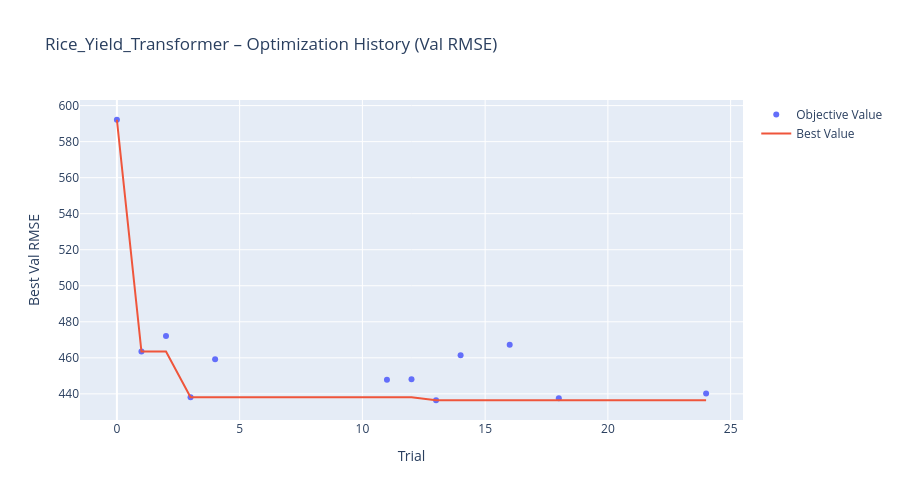
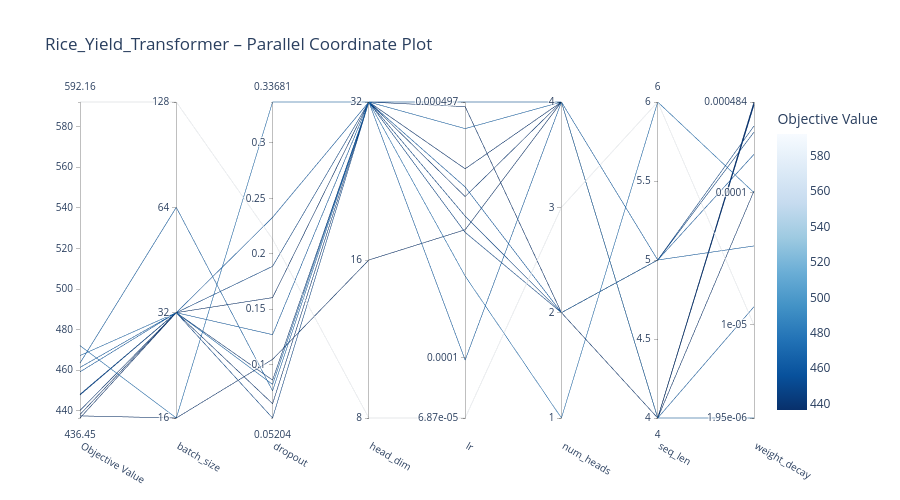
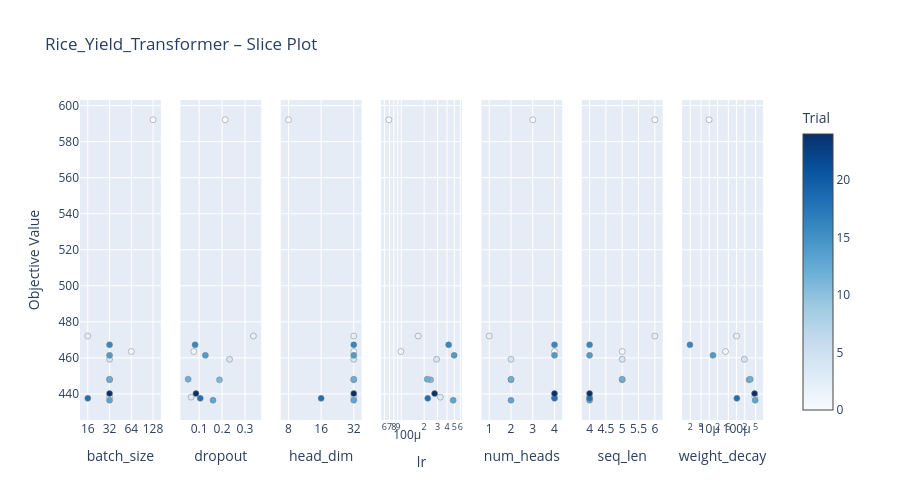
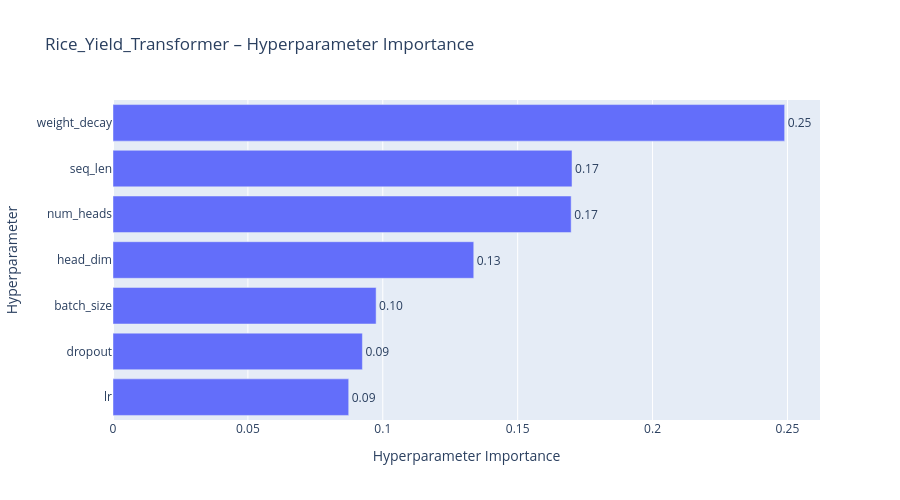

Notebook source saved alongside these figures, in order:
### Code cell
# Optuna Visualizations
name = f"{CHOSEN_CROP.capitalize()}_Yield_Transformer"

# 1. Optimization History
fig = plot_optimization_history(study)
fig.update_layout(
    title=f"{name} – Optimization History (Val RMSE)",
    xaxis_title="Trial",
    yaxis_title="Best Val RMSE",
    width=900,
    height=500,
)
fig.show()

# 2. Parallel Coordinate Plot
fig = plot_parallel_coordinate(study)
fig.update_layout(
    title=f"{name} – Parallel Coordinate Plot",
    width=900,
    height=500,
)
fig.show()

# 3. Slice Plot
fig = plot_slice(study)
fig.update_layout(
    title=f"{name} – Slice Plot",
    width=900,
    height=500,
)
fig.show()

# 4. Hyperparameter Importance
try:
    fig = plot_param_importances(study)
    fig.update_layout(
        title=f"{name} – Hyperparameter Importance",
        width=900,
        height=500,
    )
    fig.show()
except (ValueError, RuntimeError) as e:
    print(f"Could not plot parameter importance: {e}")

### Figure 1 — Plotly figure (JSON) as saved in the notebook; plotly's stock layout.template omitted (floating-point values rounded to 4 significant figures)
{"data": [{"mode": "markers", "name": "Objective Value", "type": "scatter", "x": [0, 1, 2, 3, 4, 11, 12, 13, 14, 16, 18, 24], "y": [592.2, 463.5, 472.1, 438.2, 459.2, 447.8, 448.1, 436.5, 461.4, 467.2, 437.5, 440.2]}, {"mode": "lines", "name": "Best Value", "type": "scatter", "x": [0, 1, 2, 3, 4, 5, 6, 7, 8, 9, 10, 11, 12, 13, 14, 15, 16, 17, 18, 19, 20, 21, 22, 23, 24], "y": [592.2, 463.5, 463.5, 438.2, 438.2, 438.2, 438.2, 438.2, 438.2, 438.2, 438.2, 438.2, 438.2, 436.5, 436.5, 436.5, 436.5, 436.5, 436.5, 436.5, 436.5, 436.5, 436.5, 436.5, 436.5]}, {"marker": {"color": "#cccccc"}, "mode": "markers", "name": "Infeasible Trial", "showlegend": false, "type": "scatter", "x": [], "y": []}], "layout": {"height": 500, "title": {"text": "Rice_Yield_Transformer – Optimization History (Val RMSE)"}, "width": 900, "xaxis": {"title": {"text": "Trial"}}, "yaxis": {"title": {"text": "Best Val RMSE"}}}}

### Figure 2 — Plotly figure (JSON) as saved in the notebook; plotly's stock layout.template omitted (floating-point values rounded to 4 significant figures)
{"data": [{"dimensions": [{"label": "Objective Value", "range": [436.5, 592.2], "values": [437.5, 472.1, 459.2, 447.8, 448.1, 436.5, 438.2, 461.4, 467.2, 440.2, 463.5, 592.2]}, {"label": "batch_size", "range": [0, 3], "ticktext": ["16", "32", "64", "128"], "tickvals": [0, 1, 2, 3], "values": [0, 0, 1, 1, 1, 1, 1, 1, 1, 1, 2, 3]}, {"label": "dropout", "range": [0.05204, 0.3368], "values": [0.1049, 0.3368, 0.2328, 0.1887, 0.05204, 0.1605, 0.06493, 0.1271, 0.08232, 0.08618, 0.07662, 0.2133]}, {"label": "head_dim", "range": [0, 2], "ticktext": ["8", "16", "32"], "tickvals": [0, 1, 2], "values": [1, 2, 2, 2, 2, 2, 2, 2, 2, 2, 2, 0]}, {"label": "lr", "range": [-4.163, -3.304], "ticktext": ["6.87e-05", "0.0001", "0.000497"], "tickvals": [-4.163, -4, -3.304], "values": [-3.651, -3.777, -3.535, -3.614, -3.658, -3.316, -3.485, -3.304, -3.376, -3.561, -4.006, -4.163]}, {"label": "num_heads", "range": [0, 3], "ticktext": ["1", "2", "3", "4"], "tickvals": [0, 1, 2, 3], "values": [3, 0, 1, 1, 1, 1, 3, 3, 3, 3, 3, 2]}, {"label": "seq_len", "range": [4, 6], "values": [4, 6, 5, 5, 5, 4, 4, 4, 4, 4, 5, 6]}, {"label": "weight_decay", "range": [-5.709, -3.315], "ticktext": ["1.95e-06", "1e-05", "0.0001", "0.000484"], "tickvals": [-5.709, -5, -4, -3.315], "values": [-3.989, -4.002, -3.712, -3.543, -3.497, -3.315, -3.327, -4.866, -5.709, -3.339, -4.406, -5.007]}], "labelangle": 30, "labelside": "bottom", "line": {"color": [437.5, 472.1, 459.2, 447.8, 448.1, 436.5, 438.2, 461.4, 467.2, 440.2, 463.5, 592.2], "colorbar": {"title": {"text": "Objective Value"}}, "colorscale": [[0, "rgb(247,251,255)"], [0.125, "rgb(222,235,247)"], [0.25, "rgb(198,219,239)"], [0.375, "rgb(158,202,225)"], [0.5, "rgb(107,174,214)"], [0.625, "rgb(66,146,198)"], [0.75, "rgb(33,113,181)"], [0.875, "rgb(8,81,156)"], [1, "rgb(8,48,107)"]], "reversescale": true, "showscale": true}, "type": "parcoords"}], "layout": {"height": 500, "title": {"text": "Rice_Yield_Transformer – Parallel Coordinate Plot"}, "width": 900}}

### Figure 3 — Plotly figure (JSON) as saved in the notebook; plotly's stock layout.template omitted (floating-point values rounded to 4 significant figures)
{"data": [{"marker": {"color": [0, 1, 2, 3, 4, 11, 12, 13, 14, 16, 18, 24], "colorbar": {"title": {"text": "Trial"}, "x": 1, "xpad": 40}, "colorscale": [[0, "rgb(247,251,255)"], [0.125, "rgb(222,235,247)"], [0.25, "rgb(198,219,239)"], [0.375, "rgb(158,202,225)"], [0.5, "rgb(107,174,214)"], [0.625, "rgb(66,146,198)"], [0.75, "rgb(33,113,181)"], [0.875, "rgb(8,81,156)"], [1, "rgb(8,48,107)"]], "line": {"color": "Grey", "width": 0.5}, "showscale": true}, "mode": "markers", "name": "Feasible Trial", "showlegend": false, "type": "scatter", "x": [128, 64, 16, 32, 32, 32, 32, 32, 32, 32, 16, 32], "xaxis": "x", "y": [592.2, 463.5, 472.1, 438.2, 459.2, 447.8, 448.1, 436.5, 461.4, 467.2, 437.5, 440.2], "yaxis": "y"}, {"marker": {"color": [0, 1, 2, 3, 4, 11, 12, 13, 14, 16, 18, 24], "colorbar": {"title": {"text": "Trial"}, "x": 1, "xpad": 40}, "colorscale": [[0, "rgb(247,251,255)"], [0.125, "rgb(222,235,247)"], [0.25, "rgb(198,219,239)"], [0.375, "rgb(158,202,225)"], [0.5, "rgb(107,174,214)"], [0.625, "rgb(66,146,198)"], [0.75, "rgb(33,113,181)"], [0.875, "rgb(8,81,156)"], [1, "rgb(8,48,107)"]], "line": {"color": "Grey", "width": 0.5}, "showscale": false}, "mode": "markers", "name": "Feasible Trial", "showlegend": false, "type": "scatter", "x": [0.2133, 0.07662, 0.3368, 0.06493, 0.2328, 0.1887, 0.05204, 0.1605, 0.1271, 0.08232, 0.1049, 0.08618], "xaxis": "x2", "y": [592.2, 463.5, 472.1, 438.2, 459.2, 447.8, 448.1, 436.5, 461.4, 467.2, 437.5, 440.2], "yaxis": "y2"}, {"marker": {"color": [0, 1, 2, 3, 4, 11, 12, 13, 14, 16, 18, 24], "colorbar": {"title": {"text": "Trial"}, "x": 1, "xpad": 40}, "colorscale": [[0, "rgb(247,251,255)"], [0.125, "rgb(222,235,247)"], [0.25, "rgb(198,219,239)"], [0.375, "rgb(158,202,225)"], [0.5, "rgb(107,174,214)"], [0.625, "rgb(66,146,198)"], [0.75, "rgb(33,113,181)"], [0.875, "rgb(8,81,156)"], [1, "rgb(8,48,107)"]], "line": {"color": "Grey", "width": 0.5}, "showscale": false}, "mode": "markers", "name": "Feasible Trial", "showlegend": false, "type": "scatter", "x": [8, 32, 32, 32, 32, 32, 32, 32, 32, 32, 16, 32], "xaxis": "x3", "y": [592.2, 463.5, 472.1, 438.2, 459.2, 447.8, 448.1, 436.5, 461.4, 467.2, 437.5, 440.2], "yaxis": "y3"}, {"marker": {"color": [0, 1, 2, 3, 4, 11, 12, 13, 14, 16, 18, 24], "colorbar": {"title": {"text": "Trial"}, "x": 1, "xpad": 40}, "colorscale": [[0, "rgb(247,251,255)"], [0.125, "rgb(222,235,247)"], [0.25, "rgb(198,219,239)"], [0.375, "rgb(158,202,225)"], [0.5, "rgb(107,174,214)"], [0.625, "rgb(66,146,198)"], [0.75, "rgb(33,113,181)"], [0.875, "rgb(8,81,156)"], [1, "rgb(8,48,107)"]], "line": {"color": "Grey", "width": 0.5}, "showscale": false}, "mode": "markers", "name": "Feasible Trial", "showlegend": false, "type": "scatter", "x": [6.868e-05, 9.874e-05, 0.000167, 0.000327, 0.0002918, 0.0002431, 0.0002196, 0.0004826, 0.0004968, 0.0004206, 0.0002233, 0.0002748], "xaxis": "x4", "y": [592.2, 463.5, 472.1, 438.2, 459.2, 447.8, 448.1, 436.5, 461.4, 467.2, 437.5, 440.2], "yaxis": "y4"}, {"marker": {"color": [0, 1, 2, 3, 4, 11, 12, 13, 14, 16, 18, 24], "colorbar": {"title": {"text": "Trial"}, "x": 1, "xpad": 40}, "colorscale": [[0, "rgb(247,251,255)"], [0.125, "rgb(222,235,247)"], [0.25, "rgb(198,219,239)"], [0.375, "rgb(158,202,225)"], [0.5, "rgb(107,174,214)"], [0.625, "rgb(66,146,198)"], [0.75, "rgb(33,113,181)"], [0.875, "rgb(8,81,156)"], [1, "rgb(8,48,107)"]], "line": {"color": "Grey", "width": 0.5}, "showscale": false}, "mode": "markers", "name": "Feasible Trial", "showlegend": false, "type": "scatter", "x": [3, 4, 1, 4, 2, 2, 2, 2, 4, 4, 4, 4], "xaxis": "x5", "y": [592.2, 463.5, 472.1, 438.2, 459.2, 447.8, 448.1, 436.5, 461.4, 467.2, 437.5, 440.2], "yaxis": "y5"}, {"marker": {"color": [0, 1, 2, 3, 4, 11, 12, 13, 14, 16, 18, 24], "colorbar": {"title": {"text": "Trial"}, "x": 1, "xpad": 40}, "colorscale": [[0, "rgb(247,251,255)"], [0.125, "rgb(222,235,247)"], [0.25, "rgb(198,219,239)"], [0.375, "rgb(158,202,225)"], [0.5, "rgb(107,174,214)"], [0.625, "rgb(66,146,198)"], [0.75, "rgb(33,113,181)"], [0.875, "rgb(8,81,156)"], [1, "rgb(8,48,107)"]], "line": {"color": "Grey", "width": 0.5}, "showscale": false}, "mode": "markers", "name": "Feasible Trial", "showlegend": false, "type": "scatter", "x": [6, 5, 6, 4, 5, 5, 5, 4, 4, 4, 4, 4], "xaxis": "x6", "y": [592.2, 463.5, 472.1, 438.2, 459.2, 447.8, 448.1, 436.5, 461.4, 467.2, 437.5, 440.2], "yaxis": "y6"}, {"marker": {"color": [0, 1, 2, 3, 4, 11, 12, 13, 14, 16, 18, 24], "colorbar": {"title": {"text": "Trial"}, "x": 1, "xpad": 40}, "colorscale": [[0, "rgb(247,251,255)"], [0.125, "rgb(222,235,247)"], [0.25, "rgb(198,219,239)"], [0.375, "rgb(158,202,225)"], [0.5, "rgb(107,174,214)"], [0.625, "rgb(66,146,198)"], [0.75, "rgb(33,113,181)"], [0.875, "rgb(8,81,156)"], [1, "rgb(8,48,107)"]], "line": {"color": "Grey", "width": 0.5}, "showscale": false}, "mode": "markers", "name": "Feasible Trial", "showlegend": false, "type": "scatter", "x": [9.849e-06, 3.928e-05, 9.945e-05, 0.0004707, 0.0001942, 0.0002862, 0.0003185, 0.0004837, 1.361e-05, 1.952e-06, 0.0001026, 0.000458], "xaxis": "x7", "y": [592.2, 463.5, 472.1, 438.2, 459.2, 447.8, 448.1, 436.5, 461.4, 467.2, 437.5, 440.2], "yaxis": "y7"}], "layout": {"height": 500, "title": {"text": "Rice_Yield_Transformer – Slice Plot"}, "width": 900, "xaxis": {"anchor": "y", "categoryarray": [16, 32, 64, 128], "categoryorder": "array", "domain": [0, 0.1184], "title": {"text": "batch_size"}, "type": "category"}, "xaxis2": {"anchor": "y2", "domain": [0.1469, 0.2653], "title": {"text": "dropout"}}, "xaxis3": {"anchor": "y3", "categoryarray": [8, 16, 32], "categoryorder": "array", "domain": [0.2939, 0.4122], "title": {"text": "head_dim"}, "type": "category"}, "xaxis4": {"anchor": "y4", "domain": [0.4408, 0.5592], "title": {"text": "lr"}, "type": "log"}, "xaxis5": {"anchor": "y5", "categoryarray": [1, 2, 3, 4], "categoryorder": "array", "domain": [0.5878, 0.7061], "title": {"text": "num_heads"}, "type": "category"}, "xaxis6": {"anchor": "y6", "domain": [0.7347, 0.8531], "title": {"text": "seq_len"}}, "xaxis7": {"anchor": "y7", "domain": [0.8816, 1.0], "title": {"text": "weight_decay"}, "type": "log"}, "yaxis": {"anchor": "x", "domain": [0, 1], "title": {"text": "Objective Value"}}, "yaxis2": {"anchor": "x2", "domain": [0, 1], "matches": "y", "showticklabels": false}, "yaxis3": {"anchor": "x3", "domain": [0, 1], "matches": "y", "showticklabels": false}, "yaxis4": {"anchor": "x4", "domain": [0, 1], "matches": "y", "showticklabels": false}, "yaxis5": {"anchor": "x5", "domain": [0, 1], "matches": "y", "showticklabels": false}, "yaxis6": {"anchor": "x6", "domain": [0, 1], "matches": "y", "showticklabels": false}, "yaxis7": {"anchor": "x7", "domain": [0, 1], "matches": "y", "showticklabels": false}}}

### Figure 4 — Plotly figure (JSON) as saved in the notebook; plotly's stock layout.template omitted (floating-point values rounded to 4 significant figures)
{"data": [{"cliponaxis": false, "hovertemplate": ["lr (FloatDistribution): 0.08737085451745057<extra></extra>", "dropout (FloatDistribution): 0.09244657093820359<extra></extra>", "batch_size (CategoricalDistribution): 0.09752994519982294<extra></extra>", "head_dim (CategoricalDistribution): 0.1337219650821539<extra></extra>", "num_heads (CategoricalDistribution): 0.16982641067017298<extra></extra>", "seq_len (IntDistribution): 0.1701441985738351<extra></extra>", "weight_decay (FloatDistribution): 0.24896005501836088<extra></extra>"], "name": "Objective Value", "orientation": "h", "text": ["0.09", "0.09", "0.10", "0.13", "0.17", "0.17", "0.25"], "textposition": "outside", "type": "bar", "x": [0.08737, 0.09245, 0.09753, 0.1337, 0.1698, 0.1701, 0.249], "y": ["lr", "dropout", "batch_size", "head_dim", "num_heads", "seq_len", "weight_decay"]}], "layout": {"height": 500, "title": {"text": "Rice_Yield_Transformer – Hyperparameter Importance"}, "width": 900, "xaxis": {"title": {"text": "Hyperparameter Importance"}}, "yaxis": {"title": {"text": "Hyperparameter"}}}}
